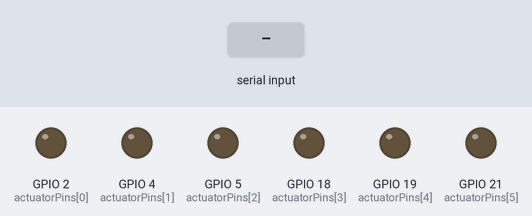
Bench run of a sketch on a simulated ESP32. Shown: output pins drawn as LEDs (lit = HIGH). Inputs (shaded band) come from the test bench. Nothing arrives over Bluetooth unless stated; what the sketch prints to the serial monitor is not drawn.

Above: at 1.2 s.
1.3 s: "#" received over the second serial link
At 2.9 s:
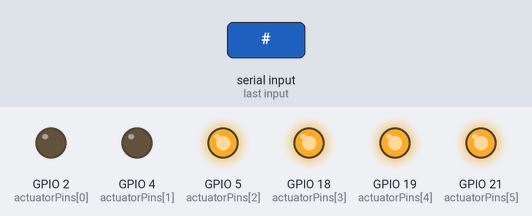
3.8 s: "a" received over the second serial link
At 6.0 s:
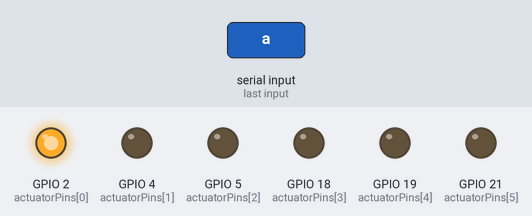
6.3 s: "b" received over the second serial link
At 7.9 s:
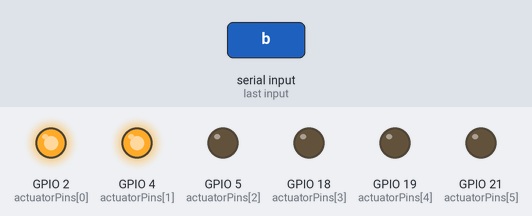
8.8 s: "c" received over the second serial link
At 11.0 s:
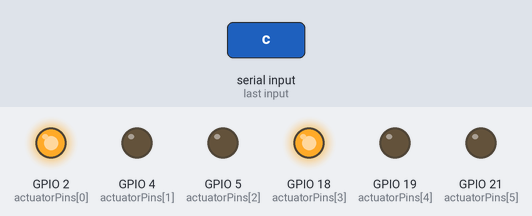
11.3 s: "d" received over the second serial link
At 12.9 s:
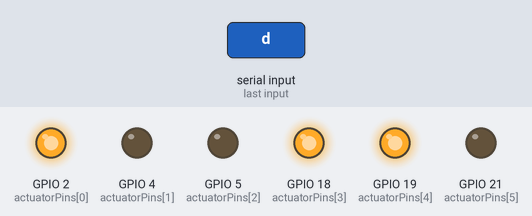
13.8 s: "e" received over the second serial link
At 16.0 s:
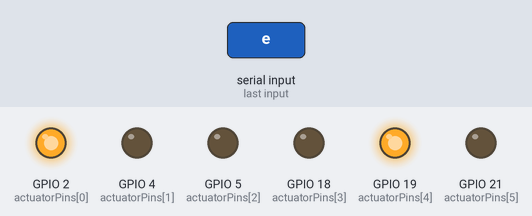
Timing chart, 0 to 17.3 s (numbered marks = the images above; inputs shaded):
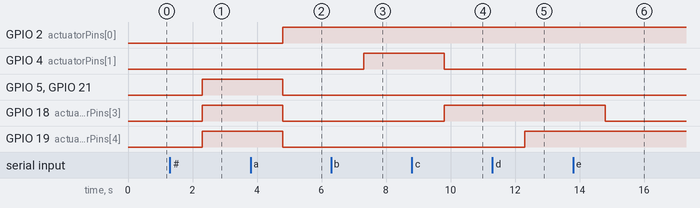

Measured:
- after the input at 1.3 s, GPIO 5 (actuatorPins[2]), GPIO 18 (actuatorPins[3]), GPIO 19 (actuatorPins[4]), GPIO 21 (actuatorPins[5]): LOW → HIGH after 1.0 s
- after the input at 3.8 s, GPIO 2 (actuatorPins[0]): LOW → HIGH after 1.0 s; GPIO 5 (actuatorPins[2]), GPIO 18 (actuatorPins[3]), GPIO 19 (actuatorPins[4]), GPIO 21 (actuatorPins[5]): HIGH → LOW after 1.0 s
- after the input at 6.3 s, GPIO 4 (actuatorPins[1]): LOW → HIGH after 1.0 s
- after the input at 8.8 s, GPIO 4 (actuatorPins[1]): HIGH → LOW after 1.0 s; GPIO 18 (actuatorPins[3]): LOW → HIGH after 1.0 s
- after the input at 11.3 s, GPIO 19 (actuatorPins[4]): LOW → HIGH after 1.0 s
- after the input at 13.8 s, GPIO 18 (actuatorPins[3]): HIGH → LOW after 1.0 s

The sketch:

braillink.ino.ino
```cpp
#include <Arduino.h>
#include "BluetoothSerial.h"

// 🔹 Bluetooth Serial object
BluetoothSerial SerialBT;

// 🔹 Pin Definitions for Solenoid Actuators
int actuatorPins[6] = {2, 4, 5, 18, 19, 21}; // Dots 1–6

// 🔹 Global State Variables
String messageToDisplay = "";
int currentCharIndex = 0;
unsigned long lastCharDisplayTime = 0;
const long displayInterval = 2000; // Time to display one character (ms)
const long spaceInterval = 500;    // Time for the space between characters (ms)
bool isDisplayingChar = false;     // Tracks if a character is currently raised

// 🔹 Forward declarations
byte encodeToBraille(char ch);
byte encodeDigit(char ch);
void displayBrailleChar();
void clearDots();

void setup() {
  Serial.begin(115200);
  Serial.println("✅ Initializing BrailleLink ESP32...");

  // Setup actuator pins
  for (int i = 0; i < 6; i++) {
    pinMode(actuatorPins[i], OUTPUT);
    digitalWrite(actuatorPins[i], LOW);
  }
  Serial.println("Actuators configured.");

  // --- Classic Bluetooth Serial Setup ---
  SerialBT.begin("BrailleLink_ESP32"); // Device name
  Serial.println("Bluetooth started. Pair and connect to 'BrailleLink_ESP32'.");
}

void loop() {
  // Check for incoming Bluetooth messages
  if (SerialBT.available()) {
    messageToDisplay = SerialBT.readString(); // Read incoming message
    currentCharIndex = 0;
    lastCharDisplayTime = 0;
    isDisplayingChar = false;
    Serial.print("Received message: ");
    Serial.println(messageToDisplay);
  }

  // Non-blocking display logic
  if (currentCharIndex < messageToDisplay.length()) {
    unsigned long currentTime = millis();

    if (isDisplayingChar) {
      if (currentTime - lastCharDisplayTime > displayInterval) {
        clearDots();
        isDisplayingChar = false;
        lastCharDisplayTime = currentTime; // Timer for space
      }
    } else {
      if (currentTime - lastCharDisplayTime > spaceInterval) {
        displayBrailleChar();
        isDisplayingChar = true;
        lastCharDisplayTime = currentTime;
        currentCharIndex++;
      }
    }
  }
}

void displayBrailleChar() {
  static bool numberMode = false;
  char ch = messageToDisplay.charAt(currentCharIndex);
  byte pattern = 0b000000;

  if (ch == '#') {
    numberMode = true;
    pattern = 0b001111; // Number sign
  } else if (isspace(ch)) {
    numberMode = false;
    pattern = 0b000000; // Space
  } else {
    if (numberMode && isdigit(ch)) {
      pattern = encodeDigit(ch);
    } else {
      pattern = encodeToBraille(ch);
    }
  }

  Serial.print("Displaying '");
  Serial.print(ch);
  Serial.print("': 0b");
  Serial.println(pattern, BIN);

  for (int i = 0; i < 6; i++) {
    bool isRaised = (pattern >> (5 - i)) & 0x01;
    digitalWrite(actuatorPins[i], isRaised ? HIGH : LOW);
  }
}

void clearDots() {
  Serial.println("...clearing dots.");
  for (int i = 0; i < 6; i++) {
    digitalWrite(actuatorPins[i], LOW);
  }
}

// --- Braille Encoding Functions ---

byte encodeToBraille(char ch) {
  ch = tolower(ch);
  switch (ch) {
    case 'a': return 0b100000; case 'b': return 0b110000; case 'c': return 0b100100;
    case 'd': return 0b100110; case 'e': return 0b100010; case 'f': return 0b110100;
    case 'g': return 0b110110; case 'h': return 0b110010; case 'i': return 0b010100;
    case 'j': return 0b010110; case 'k': return 0b101000; case 'l': return 0b111000;
    case 'm': return 0b101100; case 'n': return 0b101110; case 'o': return 0b101010;
    case 'p': return 0b111100; case 'q': return 0b111110; case 'r': return 0b111010;
    case 's': return 0b011100; case 't': return 0b011110; case 'u': return 0b101001;
    case 'v': return 0b111001; case 'w': return 0b010111; case 'x': return 0b101101;
    case 'y': return 0b101111; case 'z': return 0b101011; default: return 0b000000;
  }
}

byte encodeDigit(char ch) {
  switch (ch) {
    case '1': return 0b100000; case '2': return 0b110000; case '3': return 0b100100;
    case '4': return 0b100110; case '5': return 0b100010; case '6': return 0b110100;
    case '7': return 0b110110; case '8': return 0b110010; case '9': return 0b010100;
    case '0': return 0b010110; default: return 0b000000;
  }
}
```
